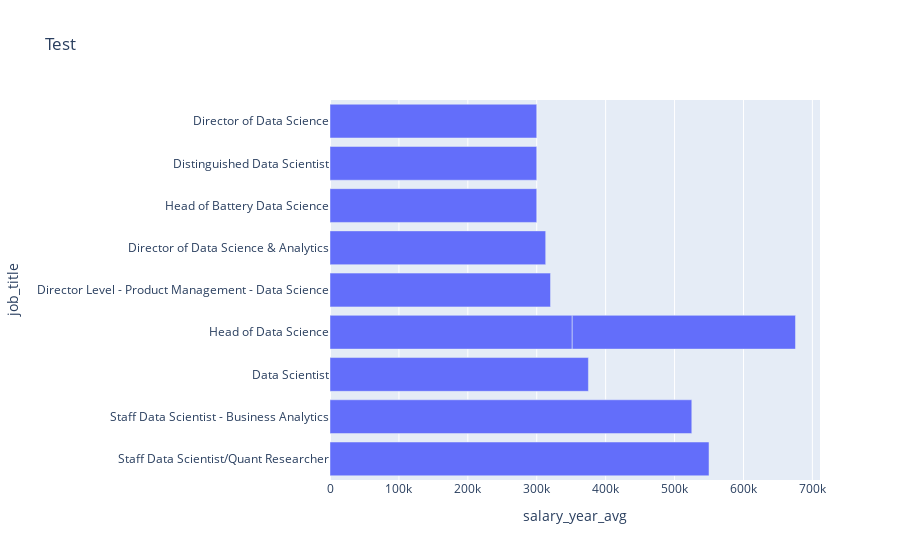

Notebook source saved alongside this figure:
### Code cell
fig_pjobs = px.bar(df_pjobs,x='salary_year_avg', y='job_title', orientation='h', title='Test')
fig_pjobs.show()

### Figure 1 — Plotly figure (JSON) as saved in the notebook; plotly's stock layout.template omitted (floating-point values rounded to 4 significant figures)
{"data": [{"alignmentgroup": "True", "hovertemplate": "salary_year_avg=%{x}<br>job_title=%{y}<extra></extra>", "legendgroup": "", "marker": {"color": "#636efa", "pattern": {"shape": ""}}, "name": "", "offsetgroup": "", "orientation": "h", "showlegend": false, "textposition": "auto", "type": "bar", "x": [550000, 525000, 375000, 351500, 324000, 320000, 313000, 300000, 300000, 300000], "xaxis": "x", "y": ["Staff Data Scientist/Quant Researcher", "Staff Data Scientist - Business Analytics", "Data Scientist", "Head of Data Science", "Head of Data Science", "Director Level - Product Management - Data Science", "Director of Data Science & Analytics", "Head of Battery Data Science", "Distinguished Data Scientist", "Director of Data Science"], "yaxis": "y"}], "layout": {"barmode": "relative", "legend": {"tracegroupgap": 0}, "title": {"text": "Test"}, "xaxis": {"anchor": "y", "domain": [0, 1], "title": {"text": "salary_year_avg"}}, "yaxis": {"anchor": "x", "domain": [0, 1], "title": {"text": "job_title"}}}}
